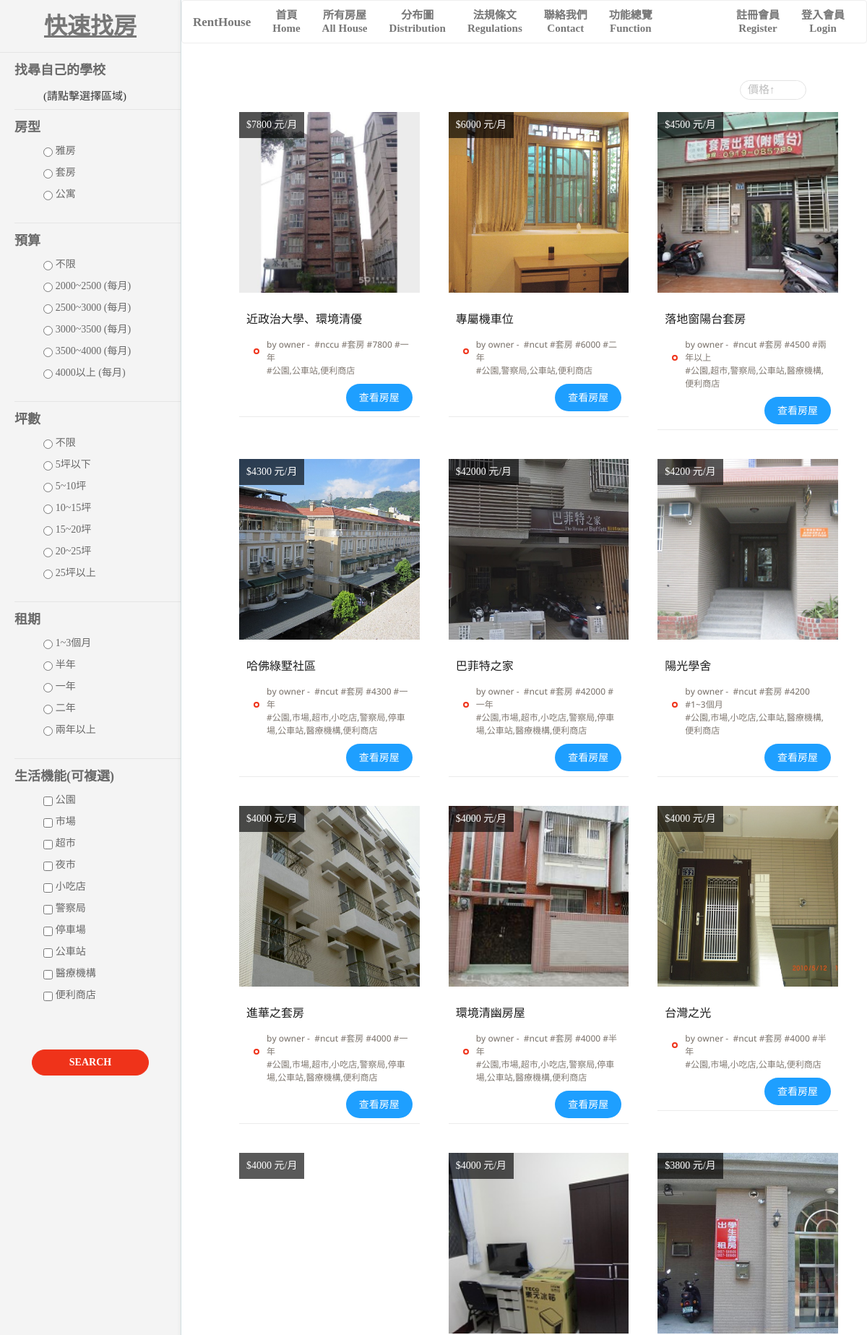
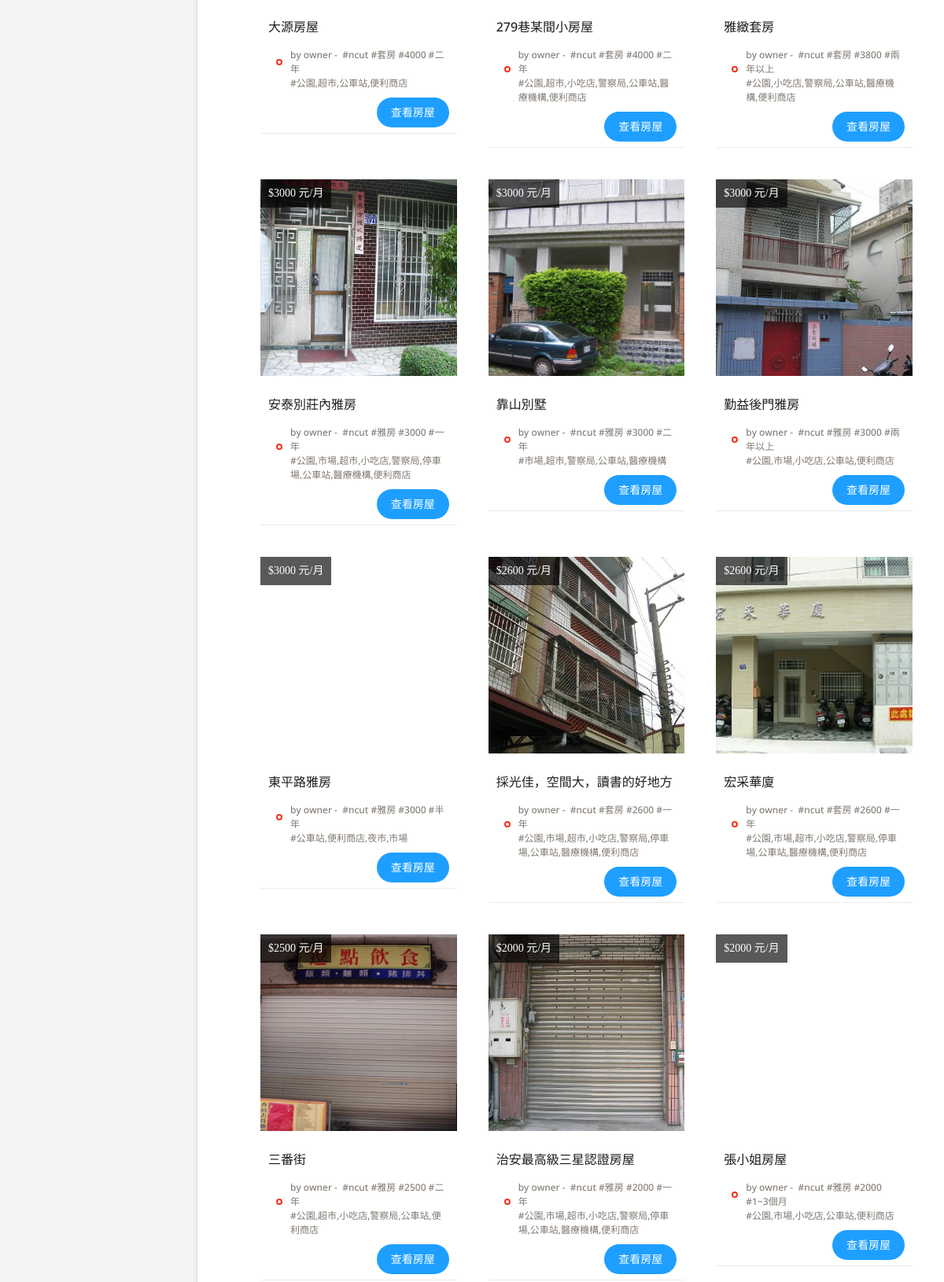
The page / (upper part) on the database its author committed (2 pictures, top to bottom).
### tables this page shows
CREATE TABLE `houseinfo` (
  `house_id` int(10) NOT NULL,
  `mem_id` int(10) NOT NULL,
  `email` varchar(50) NOT NULL,
  `phone` varchar(20) NOT NULL,
  `contact` varchar(20) NOT NULL,
  `relationship` varchar(10) NOT NULL,
  `housename` varchar(40) NOT NULL,
  `address` varchar(50) NOT NULL,
  `lease_term` varchar(20) NOT NULL,
  `rental` varchar(40) NOT NULL,
  `housetype` varchar(30) NOT NULL,
  `ping` varchar(20) NOT NULL,
  `house_age` varchar(20) NOT NULL,
  `deposit` varchar(40) NOT NULL,
  `pet` varchar(5) NOT NULL,
  `elevator` varchar(5) NOT NULL,
  `opened` varchar(5) NOT NULL,
  `parking_spaces` varchar(5) NOT NULL,
  `house_limit` varchar(70) NOT NULL,
  `material` varchar(70) NOT NULL,
  `curfew` varchar(70) NOT NULL,
  `equipment` varchar(70) NOT NULL,
  `security_equipment` varchar(40) NOT NULL,
  `identity_requirements` varchar(10) NOT NULL,
  `balcony` varchar(5) NOT NULL,
  `others` varchar(200) NOT NULL,
  `school` varchar(30) NOT NULL,
  `file1` varchar(50) DEFAULT NULL,
  `file2` varchar(50) DEFAULT NULL,
  `file3` varchar(50) DEFAULT NULL,
  `file4` varchar(50) DEFAULT NULL,
  `file5` varchar(50) DEFAULT NULL,
  `file6` varchar(50) DEFAULT NULL,
  `date` timestamp NOT NULL DEFAULT CURRENT_TIMESTAMP
);

### Controller/Search.php (called while the page is built, shortened)
<?php
class Search
{
	public static function houseinfo()
	{
		$mysqli = Connect::conn();
		if(isset($_GET['school'])){
			$_SESSION['school']=$_GET['school'];
			$school=$_GET['school'];
			$sql = "SELECT * FROM `houseinfo` WHERE `school` = $school";
		}else{
			$sql = "SELECT * FROM `houseinfo` ORDER BY `houseinfo`.`rental` DESC ";
		}
    	$result= $mysqli->query($sql);
    	if ($result->num_rows > 0){
		   while($row = $result->fetch_array()) {
		   		$houseinfo[]=$row;
		 	}
		 		return $houseinfo;
		 }else {
		    echo "--找不到相關結果--";
		}
	}
}
?>

### index.php (the view, shortened to what this page needs)
<?php
include('Controller/Search.php');
?>
<?php
  include('common/head.php')
?>
<link rel="stylesheet" type="text/css" href="layui/css/layui.css">
<link rel="stylesheet" type="text/css" href="css/one.css">
<?php
  include('common/rapidsearch.php');
?>
<main class="app--core">
<?php
  include('common/navigation.php');
?>
  <section class="rslt">
    <nav class="rslt__view">
      <div class="rslt__view__acts">
         <form>
        <label class="ui-dd">
            <select name="result-sort" id="">
              <option value="relevant">價格↑</option>
            </select>
            <i class="ion ion-ios-arrow-down"></i>
          </label>
              </form>
      </div>
    </nav>
    <ul class="rslt__feed">
<?php
  $search = new Search();
  $houseinfo = $search->houseinfo();
    if(!empty($houseinfo)){
      foreach ($houseinfo as $house_info){
?>
      <li class="feed__itm" js-result-item>
        <div class="feed__itm__inr">
          <div class="feed__itm__img" style="background-image: url('<?php echo $house_info['file1'];?>')" >
            <span class="feed__itm__prc">$<?php echo $house_info['rental'];?> 元/月</span>
          </div>
          <h5 class="feed__itm__ttl"><?php echo $house_info['housename'];?></h
          <p class="feed__itm__lbl lbl--1"><br>by owner&nbsp;-&nbsp;
            <span><?php echo '#'.$house_info['school'].' ';?>
                  <?php echo '#'.$house_info['housetype'].' ';?>
                  <?php echo '#'.$house_info['rental'].' ';?>
                  <?php echo '#'.$house_info['lease_term'].' ';?>
<br>
                  <?php echo '#'.$house_info['material'].' ';?>
            </span></p>
          <button style="float: right;"class="layui-btn layui-btn-radius layui-btn-normal" type="button" onclick="javascript:location.href='houseinfo.php?<?php echo  "house_id=".$house_info['house_id'];?>'">查看房屋</button>
        </div>
      </li>
 <?php
      }
    }
?>
    </ul>

### rows shown on the page
houseinfo: file1 (picture), rental "7800", housename "近政治大學、環境清優", school "nccu", housetype "套房", lease_term "一年", material "公園,公車站,便利商店"
houseinfo: file1 (picture), rental "6000", housename "專屬機車位", school "ncut", housetype "套房", lease_term "二年", material "公園,警察局,公車站,便利商店"
houseinfo: file1 (picture), rental "4500", housename "落地窗陽台套房", school "ncut", housetype "套房", lease_term "兩年以上", material "公園,超市,警察局,公車站,醫療機構,便利商店"
houseinfo: file1 (picture), rental "4300", housename "哈佛綠墅社區", school "ncut", housetype "套房", lease_term "一年", material "公園,市場,超市,小吃店,警察局,停車場,公車站,醫療機構,便利商店"
houseinfo: file1 (picture), rental "42000", housename "巴菲特之家", school "ncut", housetype "套房", lease_term "一年", material "公園,市場,超市,小吃店,警察局,停車場,公車站,醫療機構,便利商店"
houseinfo: file1 (picture), rental "4200", housename "陽光學舍", school "ncut", housetype "套房", lease_term "1~3個月", material "公園,市場,小吃店,公車站,醫療機構,便利商店"
houseinfo: file1 (picture), rental "4000", housename "進華之套房", school "ncut", housetype "套房", lease_term "一年", material "公園,市場,超市,小吃店,警察局,停車場,公車站,醫療機構,便利商店"
houseinfo: file1 (picture), rental "4000", housename "環境清幽房屋", school "ncut", housetype "套房", lease_term "半年", material "公園,市場,超市,小吃店,警察局,停車場,公車站,醫療機構,便利商店"
houseinfo: file1 (picture), rental "4000", housename "台灣之光", school "ncut", housetype "套房", lease_term "半年", material "公園,市場,小吃店,公車站,便利商店"
houseinfo: rental "4000", housename "大源房屋", school "ncut", housetype "套房", lease_term "二年", material "公園,超市,公車站,便利商店"
houseinfo: file1 (picture), rental "4000", housename "279巷某間小房屋", school "ncut", housetype "套房", lease_term "二年", material "公園,超市,小吃店,警察局,公車站,醫療機構,便利商店"
houseinfo: file1 (picture), rental "3800", housename "雅緻套房", school "ncut", housetype "套房", lease_term "兩年以上", material "公園,小吃店,警察局,公車站,醫療機構,便利商店"
houseinfo: file1 (picture), rental "3000", housename "安泰別莊內雅房", school "ncut", housetype "雅房", lease_term "一年", material "公園,市場,超市,小吃店,警察局,停車場,公車站,醫療機構,便利商店"
houseinfo: file1 (picture), rental "3000", housename "靠山別墅", school "ncut", housetype "雅房", lease_term "二年", material "市場,超市,警察局,公車站,醫療機構"
houseinfo: file1 (picture), rental "3000", housename "勤益後門雅房", school "ncut", housetype "雅房", lease_term "兩年以上", material "公園,市場,小吃店,公車站,便利商店"
houseinfo: rental "3000", housename "東平路雅房", school "ncut", housetype "雅房", lease_term "半年", material "公車站,便利商店,夜市,市場"
houseinfo: file1 (picture), rental "2600", housename "採光佳，空間大，讀書的好地方", school "ncut", housetype "套房", lease_term "一年", material "公園,市場,超市,小吃店,警察局,停車場,公車站,醫療機構,便利商店"
houseinfo: file1 (picture), rental "2600", housename "宏采華廈", school "ncut", housetype "套房", lease_term "一年", material "公園,市場,超市,小吃店,警察局,停車場,公車站,醫療機構,便利商店"
houseinfo: file1 (picture), rental "2500", housename "三番街", school "ncut", housetype "雅房", lease_term "二年", material "公園,超市,小吃店,警察局,公車站,便利商店"
houseinfo: file1 (picture), rental "2000", housename "治安最高級三星認證房屋", school "ncut", housetype "雅房", lease_term "一年", material "公園,市場,超市,小吃店,警察局,停車場,公車站,醫療機構,便利商店"
houseinfo: rental "2000", housename "張小姐房屋", school "ncut", housetype "雅房", lease_term "1~3個月", material "公園,市場,小吃店,公車站,便利商店"
